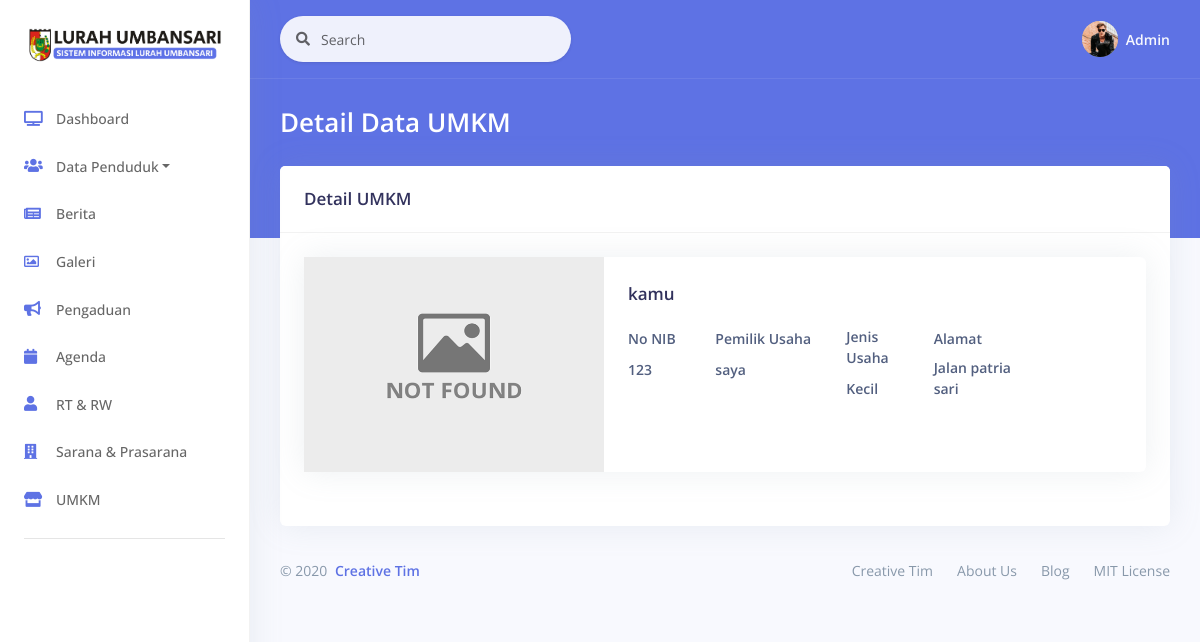
The page /Umkm/detail/1 on the database its author committed.
### tables this page shows
CREATE TABLE `umkm` (
  `id_umkm` int(11) NOT NULL,
  `no_nib` varchar(255) NOT NULL,
  `nama_owner` varchar(255) NOT NULL,
  `nama_usaha` varchar(255) NOT NULL,
  `id_kat` int(11) NOT NULL,
  `alamat` text NOT NULL,
  `foto_produk` varchar(255) NOT NULL DEFAULT 'default.png'
);

CREATE TABLE `umkm_kat` (
  `id_kat` int(11) NOT NULL,
  `nama` varchar(255) NOT NULL
);

### application/controllers/Umkm.php (called while the page is built, shortened)
<?php
class Umkm extends CI_Controller
{
    public function __construct()
    {
        $this->load->model('Umkm_model');
        $this->load->model('Umkm_kat_model');
    }
    public function detail($id_umkm)
    {
        $data['judul'] = "Detail UMKM";
        $data['umkm'] = $this->Umkm_model->getById($id_umkm);
        $data['umkm_kat'] = $this->Umkm_kat_model->get();
        $this->load->view('layout/header', $data);
        $this->load->view('data_umkm/vw_detail_umkm', $data);
        $this->load->view('layout/footer', $data);
    }
}

### index.php (called while the page is built, shortened)
<?php
require_once BASEPATH.'core/CodeIgniter.php';

### application/models/Umkm_model.php (called while the page is built, shortened)
<?php
class Umkm_model extends CI_Model
{
    public function getById($spr_id){
        $this->db->select('umkm.*');
        $this->db->from('umkm');
        $this->db->where('umkm.id_umkm', $spr_id);
        $query = $this->db->get();
        return $query->row_array();
    }
}

### application/models/Umkm_kat_model.php (called while the page is built, shortened)
<?php
class Umkm_kat_model extends CI_Model
{
    public $table = 'umkm_kat';
    public function get()
    {
        $this->db->from($this->table);
        $query = $this->db->get();
        return $query->result_array();
    }
}

### application/views/data_umkm/vw_detail_umkm.php (the view)
<div class="main-content" id="panel">
    <div class="header bg-primary pb-6">
        <div class="container-fluid">
            <div class="header-body">
                <div class="row align-items-center py-4">
                    <div class="col-lg-6 col-7">
                        <h3 class="h1 text-white d-inline-block mb-0">Detail Data UMKM</h3>
                    </div>
                </div>
            </div>
        </div>
    </div>
    <div class="container-fluid mt--6">
        <div class="row">
            <div class="col">
                <div class="card">
                    <div class="card-header">
                        <div class="row align-items-center">
                            <div class="col-8">
                                <h3 class="mb-0">Detail UMKM </h3>
                            </div>
                        </div>
                    </div>
                    <div class="card-body">
                        <form>
                            <div class="card flex-row">
                                <div class="img-square-wrapper">
                                    <img class="" src="<?= base_url('assets/img/umkm/') . $umkm['foto_produk']; ?>" width="300" height="215" alt="Card image cap">
                                </div>
                                <div class="card-body">
                                    <h3 class="card-title"><?= $umkm['nama_usaha'] ?></h3>
                                    <div class="row">
                                        <div class="col-2">
                                            <label for="example-tel-input" class="form-control-label">No NIB</label><br>
                                            <label class="form-control-label" for="input-username"><?= $umkm['no_nib'] ?></label>
                                        </div>
                                        <div class="col-3">
                                            <label for="example-tel-input" class="form-control-label">Pemilik Usaha</label><br>
                                            <label class="form-control-label" for="input-username"><?= $umkm['nama_owner'] ?></label>
                                        </div>
                                        <div class="col-2">
                                            <label for="example-tel-input" class="form-control-label">Jenis Usaha</label><br>
                                            <label class="form-control-label" for="input-username">
                                                <?php foreach ($umkm_kat as $r) :
                                                       if ($umkm['id_kat'] == $r['id_kat']) { ?>
                                                        <?= $r['nama']; ?>
                                                <?php }
                                                   endforeach; ?>
                                            </label>
                                        </div>
                                        <div class="col-3">
                                            <div class="form-group">
                                                <label for="example-tel-input" class="form-control-label">Alamat</label><br>
                                                <label class="form-control-label" for="input-username"><?= $umkm['alamat'] ?></label>
                                            </div>
                                        </div>
                                    </div>
                                </div>
                            </div>
                        </form>
                    </div>
                </div>
            </div>
        </div>

### rows shown on the page
umkm: foto_produk (placeholder picture), nama_usaha "kamu", no_nib "123", nama_owner "saya", alamat "Jalan patria sari"
umkm_kat: nama "Kecil"
